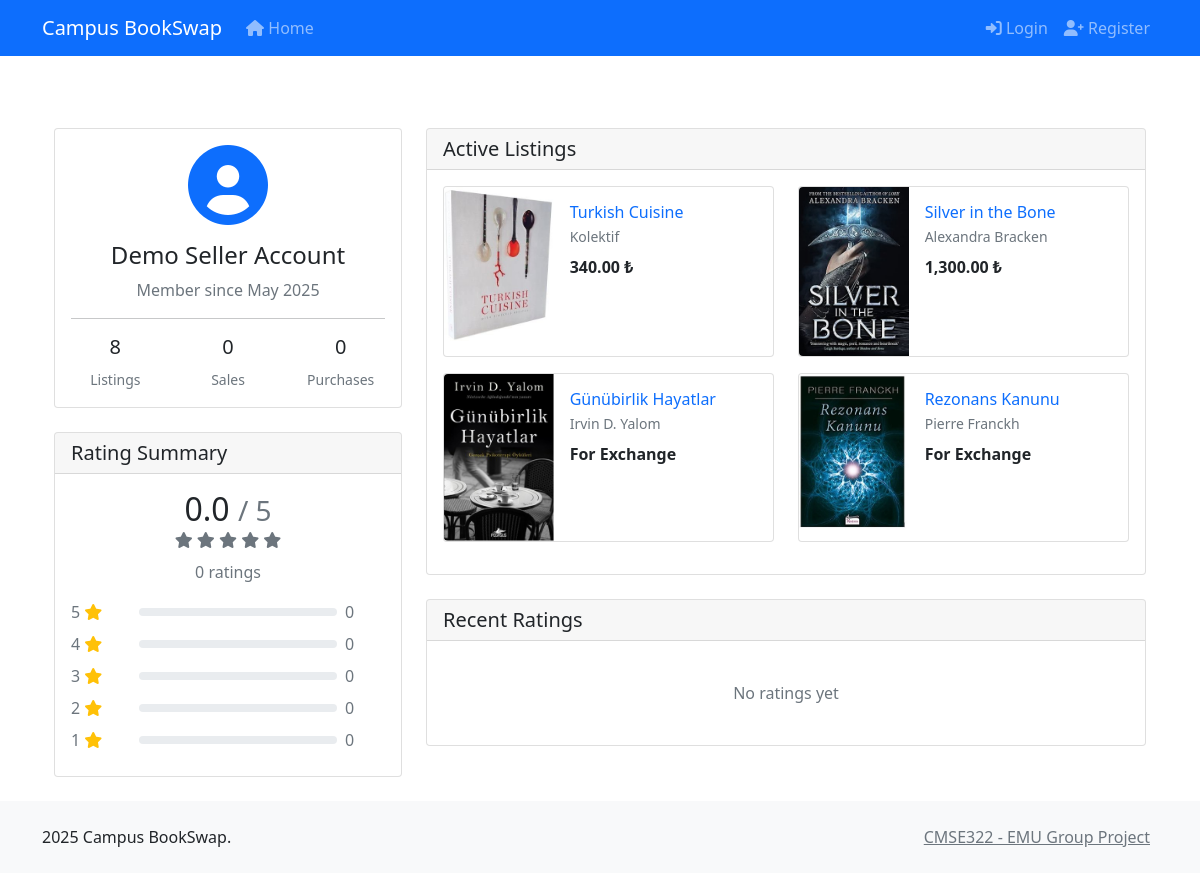
Page /projectfolder/profile.php?id=11 on the committed database.
### tables this page shows
CREATE TABLE `user` (
  `user_id` int(11) NOT NULL,
  `phone` varchar(20) DEFAULT NULL,
  `name` varchar(100) DEFAULT NULL,
  `email` varchar(100) DEFAULT NULL,
  `reg_date` date NOT NULL,
  `pass_hash` varchar(255) NOT NULL,
  `is_admin` tinyint(1) DEFAULT 0,
  `is_blocked` tinyint(1) DEFAULT 0
);

CREATE TABLE `listing` (
  `listing_id` int(11) NOT NULL,
  `book_id` int(11) DEFAULT NULL,
  `user_id` int(11) DEFAULT NULL,
  `title` varchar(255) DEFAULT NULL,
  `price` decimal(10,2) DEFAULT NULL,
  `condition` varchar(50) DEFAULT NULL,
  `listing_status` varchar(20) DEFAULT NULL,
  `description` text DEFAULT NULL,
  `listing_type` varchar(20) DEFAULT NULL CHECK (`listing_type` in ('sale','exchange')),
  `list_date` datetime DEFAULT NULL,
  `admin_approved` tinyint(1) DEFAULT 0
);

CREATE TABLE `book` (
  `book_id` int(11) NOT NULL,
  `title` varchar(255) NOT NULL,
  `author` varchar(100) DEFAULT NULL,
  `publisher_year` int(11) DEFAULT NULL,
  `publisher` varchar(100) DEFAULT NULL
);

### projectfolder/includes/auth.php (called while the page is built, shortened)
<?php
require_once __DIR__ . '/db.php';
function isLoggedIn() {
    return isset($_SESSION['user_id']);
}

### projectfolder/includes/db.php (called while the page is built, shortened)
<?php
function getDbConnection() {
    static $conn = null;
    if ($conn === null) {
        try {
            $conn = new mysqli(DB_HOST, DB_USER, DB_PASS, DB_NAME);
            $conn->set_charset("utf8");
        } catch (Exception $e) {
            error_log("Database connection error: " . $e->getMessage());
            die("Sorry, we're experiencing technical difficulties. Please try again later.");
        }
    }
    return $conn;
}
function prepareStatement($sql) {
    $conn = getDbConnection();
    $stmt = $conn->prepare($sql);
    return $stmt;
}

### projectfolder/profile.php (the view, shortened to what this page needs)
<?php
require_once 'includes/auth.php';
require_once 'includes/db.php';
$user_id = $_GET['id'] ?? getCurrentUserId();
$stmt = prepareStatement("
    SELECT u.*,
           COUNT(DISTINCT l.listing_id) as total_listings,
           COUNT(DISTINCT t_sales.transaction_id) as total_sales,
           COUNT(DISTINCT t_purchases.transaction_id) as total_purchases
    FROM user u
    LEFT JOIN listing l ON u.user_id = l.user_id
    LEFT JOIN listing l_sales ON u.user_id = l_sales.user_id
    LEFT JOIN transaction t_sales ON l_sales.listing_id = t_sales.listing_id AND t_sales.transaction_status = 'completed'
    LEFT JOIN transaction t_purchases ON u.user_id = t_purchases.buyer_id AND t_purchases.transaction_status = 'completed'
    WHERE u.user_id = ?
    GROUP BY u.user_id
");
$stmt->bind_param("i", $user_id);
$stmt->execute();
$user = $stmt->get_result()->fetch_assoc();
$stmt = prepareStatement("
    SELECT
        COUNT(*) as total_ratings,
        AVG(rating) as average_rating,
        COUNT(CASE WHEN rating = 5 THEN 1 END) as five_star,
        COUNT(CASE WHEN rating = 4 THEN 1 END) as four_star,
        COUNT(CASE WHEN rating = 3 THEN 1 END) as three_star,
        COUNT(CASE WHEN rating = 2 THEN 1 END) as two_star,
        COUNT(CASE WHEN rating = 1 THEN 1 END) as one_star
    FROM rating
    WHERE reviewed_user_id = ? AND admin_approved = 1
");
$stmt->bind_param("i", $user_id);
$stmt->execute();
$rating_stats = $stmt->get_result()->fetch_assoc();
$stmt = prepareStatement("
    SELECT r.*,
           u.name as reviewer_name
    FROM rating r
    JOIN user u ON r.reviewer_id = u.user_id
    WHERE r.reviewed_user_id = ? AND r.admin_approved = 1
    ORDER BY r.rating_date DESC
    LIMIT 10
");
$stmt->bind_param("i", $user_id);
$stmt->execute();
$recent_ratings = $stmt->get_result()->fetch_all(MYSQLI_ASSOC);
$stmt = prepareStatement("
    SELECT l.*,
           b.title as book_title,
           b.author,
           (SELECT image_url FROM listing_image WHERE listing_id = l.listing_id LIMIT 1) as cover_image
    FROM listing l
    JOIN book b ON l.book_id = b.book_id
    WHERE l.user_id = ?
    AND l.listing_status = 'active'
    AND l.admin_approved = 1
    ORDER BY l.list_date DESC
    LIMIT 4
");
$stmt->bind_param("i", $user_id);
$stmt->execute();
$active_listings = $stmt->get_result()->fetch_all(MYSQLI_ASSOC);
include 'includes/header.php';
?>
<div class="container mt-4">
    <div class="row">
        <div class="col-md-4">
            <div class="card">
                <div class="card-body text-center">
                    <div class="mb-3">
                        <i class="fas fa-user-circle fa-5x text-primary"></i>
                    </div>
                    <h4><?php echo htmlspecialchars($user['name']); ?></h4>
                    <p class="text-muted">
                        Member since <?php echo $user['reg_date'] ? date('F Y', strtotime($user['reg_date'])) : 'N/A'; ?>
                    </p>
                    <hr>
                    <div class="row text-center">
                        <div class="col">
                            <h5><?php echo $user['total_listings']; ?></h5>
                            <small class="text-muted">Listings</small>
                        </div>
                        <div class="col">
                            <h5><?php echo $user['total_sales']; ?></h5>
                            <small class="text-muted">Sales</small>
                        </div>
                        <div class="col">
                            <h5><?php echo $user['total_purchases']; ?></h5>
                            <small class="text-muted">Purchases</small>
                        </div>
                    </div>
                </div>
            </div>
            <div class="card mt-4">
                <div class="card-header">
                    <h5 class="mb-0">Rating Summary</h5>
                </div>
                <div class="card-body">
                    <div class="text-center mb-3">
                        <h2 class="mb-0">
                            <?php echo $rating_stats['average_rating'] ? number_format($rating_stats['average_rating'], 1) : '0.0'; ?>
                            <small class="text-muted">/ 5</small>
                        </h2>
                        <div class="text-warning mb-2">
                            <?php
                            $avg_rating = $rating_stats['average_rating'] ? round($rating_stats['average_rating']) : 0;
                            for ($i = 1; $i <= 5; $i++):
                            ?>
                                <i class="fas fa-star <?php echo $i <= $avg_rating ? 'text-warning' : 'text-muted'; ?>"></i>
                            <?php endfor; ?>
                        </div>
                        <p class="text-muted">
                            <?php echo $rating_stats['total_ratings'] ?? 0; ?> ratings
                        </p>
                    </div>
                    <?php
                    $ratings = [
                        5 => $rating_stats['five_star'] ?? 0,
                        4 => $rating_stats['four_star'] ?? 0,
                        3 => $rating_stats['three_star'] ?? 0,
                        2 => $rating_stats['two_star'] ?? 0,
                        1 => $rating_stats['one_star'] ?? 0
                    ];
                    foreach ($ratings as $stars => $count):
                    ?>
                        <div class="d-flex align-items-center mb-2">
                            <div class="text-muted" style="width: 60px;">
                                <?php echo $stars; ?> <i class="fas fa-star text-warning"></i>
                            </div>
                            <div class="flex-grow-1 mx-2">
                                <div class="progress" style="height: 8px;">
                                </div>
                            </div>
                            <div class="text-muted" style="width: 40px;">
                                <?php echo $count; ?>
                            </div>
                        </div>
                    <?php endforeach; ?>
                </div>
            </div>
        </div>
        <div class="col-md-8">
            <?php if (!empty($active_listings)): ?>
                <div class="card mb-4">
                    <div class="card-header">
                        <h5 class="mb-0">Active Listings</h5>
                    </div>
                    <div class="card-body">
                        <div class="row">
                            <?php foreach ($active_listings as $listing): ?>
                                <div class="col-md-6 mb-3">
                                    <div class="card h-100">
                                        <div class="row g-0">
                                            <div class="col-4">
                                                <?php if ($listing['cover_image']): ?>
                                                    <img src="<?php echo htmlspecialchars($listing['cover_image']); ?>"
                                                         class="img-fluid rounded-start" alt="Book cover">
                                                <?php else: ?>
                                                    <div class="bg-light h-100 d-flex align-items-center justify-content-center">
                                                        <i class="fas fa-book fa-2x text-muted"></i>
                                                    </div>
                                                <?php endif; ?>
                                            </div>
                                            <div class="col-8">
                                                <div class="card-body">
                                                    <h6 class="card-title mb-1">
                                                        <a href="listing.php?id=<?php echo $listing['listing_id']; ?>"
                                                           class="text-decoration-none">
                                                            <?php echo htmlspecialchars($listing['book_title']); ?>
                                                        </a>
                                                    </h6>
                                                    <p class="card-text small text-muted mb-2">
                                                        <?php echo htmlspecialchars($listing['author']); ?>
                                                    </p>
                                                    <p class="card-text">
                                                        <?php if ($listing['listing_type'] === 'exchange'): ?>
                                                            <strong>For Exchange</strong>
                                                        <?php else: ?>
                                                            <strong><?php echo $listing['price'] ? number_format($listing['price'], 2).' ₺' : '0.00 ₺'; ?></strong>
                                                        <?php endif; ?>
                                                    </p>
                                                </div>
                                            </div>
                                        </div>
                                    </div>
                                </div>
                            <?php endforeach; ?>
                        </div>
                    </div>
                </div>
            <?php endif; ?>
            <div class="card">
                <div class="card-header">
                    <h5 class="mb-0">Recent Ratings</h5>
                </div>
                <div class="card-body">
                    <?php if (empty($recent_ratings)): ?>
                        <p class="text-center text-muted my-4">No ratings yet</p>
                    <?php endif; ?>
                </div>
            </div>
        </div>
    </div>
</div>
<?php include 'includes/footer.php'; ?>

### projectfolder/includes/header.php (shortened to what this page needs)
<?php require_once __DIR__ . '/auth.php'; ?>
<!DOCTYPE html>
<html lang="en">
<head>
    <link href="https://cdn.jsdelivr.net/npm/bootstrap@5.1.3/dist/css/bootstrap.min.css" rel="stylesheet">
    <link rel="stylesheet" href="https://cdnjs.cloudflare.com/ajax/libs/font-awesome/6.0.0/css/all.min.css">
    <link rel="stylesheet" href="assets/css/style.css">
</head>
<body>
    <nav class="navbar navbar-expand-lg navbar-dark bg-primary mb-4">
        <div class="container">
            <a class="navbar-brand" href="/index.php"><?= SITE_NAME ?></a>
            <div class="collapse navbar-collapse" id="navbarNav">
                <ul class="navbar-nav me-auto">
                    <li class="nav-item">
                        <a class="nav-link" href="/index.php"><i class="fas fa-home"></i> Home</a>
                    </li>
                </ul>
                <ul class="navbar-nav">
                    <?php if (isLoggedIn()): ?>
                        <?php if (isAdmin()): ?>
                            <li class="nav-item">
                                <a class="nav-link" href="/admin/"><i class="fas fa-cog"></i> Admin</a>
                            </li>
                        <?php endif; ?>
                        <li class="nav-item">
                            <a class="nav-link" href="/dashboard.php"><i class="fas fa-user"></i> Dashboard</a>
                        </li>
                        <li class="nav-item">
                            <a class="nav-link" href="/logout.php"><i class="fas fa-sign-out-alt"></i> Logout</a>
                        </li>
                    <?php else: ?>
                        <li class="nav-item">
                            <a class="nav-link" href="/login.php"><i class="fas fa-sign-in-alt"></i> Login</a>
                        </li>
                        <li class="nav-item">
                            <a class="nav-link" href="/register.php"><i class="fas fa-user-plus"></i> Register</a>
                        </li>
                    <?php endif; ?>
                </ul>
            </div>
        </div>
    </nav>
    <div class="container mb-4">

### projectfolder/includes/footer.php (shortened to what this page needs)
    </div>
    <footer class="bg-light py-4 mt-auto">
        <div class="container">
            <div class="row">
                <div class="col-md-6">
                    <p class="mb-0"> <?= date('Y') ?> <?= SITE_NAME ?>. </p>
                </div>
                <div class="col-md-6 text-md-end">
                    <a href="/cmse322.php" class="text-muted me-2">CMSE322 - EMU Group Project</a>
                </div>
            </div>
        </div>
    </footer>
</body>
</html>

### projectfolder/assets/css/style.css (style rules this page uses)
body { min-height: 100vh; display: flex; flex-direction: column; }
.container { flex: 1; }
.card { transition: transform 0.2s ease-in-out, box-shadow 0.2s ease-in-out; }

### rows in the picture
user: name "Demo Seller Account", reg_date "May 2025"
listing: shows a picture, book.title "Turkish Cuisine", book.author "Kolektif", price "340.00"
listing: shows a picture, book.title "Silver in the Bone", book.author "Alexandra Bracken", price "1,300.00"
listing: shows a picture, book.title "Günübirlik Hayatlar", book.author "Irvin D. Yalom", listing_type "For Exchange"
listing: shows a picture, book.title "Rezonans Kanunu", book.author "Pierre Franckh", listing_type "For Exchange"

### other values in the picture
SITE_NAME "Campus BookSwap"
$user['total_listings'] "8"
$user['total_sales'] "0"
$user['total_purchases'] "0"
$rating_stats['total_ratings'] "0"
$stars "5"
$count "0"
$stars "4"
$stars "3"
$stars "2"
$stars "1"
